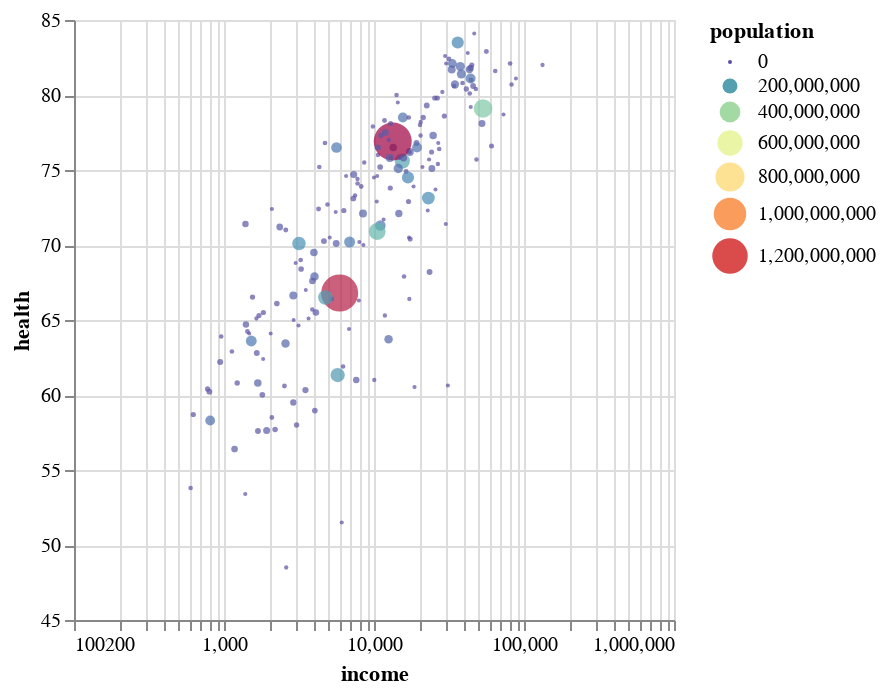

The cell this chart's notebook holds for it:
### Markdown cell above
* Recall that scales in Altair convert data values to visual values.  Specify that for the x-axis encoding, a log scale should be used to make this conversion.

### Code cell
alt.Chart(source).mark_circle().encode(
    alt.X('income').scale(type="log"),
    alt.Y('health').scale(zero=False),
    alt.Size('population'),
    alt.Color('population').scale(scheme="spectral", reverse=True)
)

### Figure 1 — Vega-Lite specification as saved in the notebook (floating-point values rounded to 4 significant figures; data arrays with more than 128 entries replaced by an {"elided": "..."} marker saying what was removed)
{"config": {"view": {"continuousWidth": 300, "continuousHeight": 300}}, "data": {"name": "data-246d617600ef31eabf4a8c28634b7fcb"}, "mark": {"type": "circle"}, "encoding": {"color": {"field": "population", "scale": {"scheme": "spectral", "reverse": true}, "type": "quantitative"}, "size": {"field": "population", "type": "quantitative"}, "x": {"field": "income", "scale": {"type": "log"}, "type": "quantitative"}, "y": {"field": "health", "scale": {"zero": false}, "type": "quantitative"}}, "$schema": "https://vega.github.io/schema/vega-lite/v5.17.0.json", "datasets": {"data-246d617600ef31eabf4a8c28634b7fcb": {"elided": "187 records"}}}
